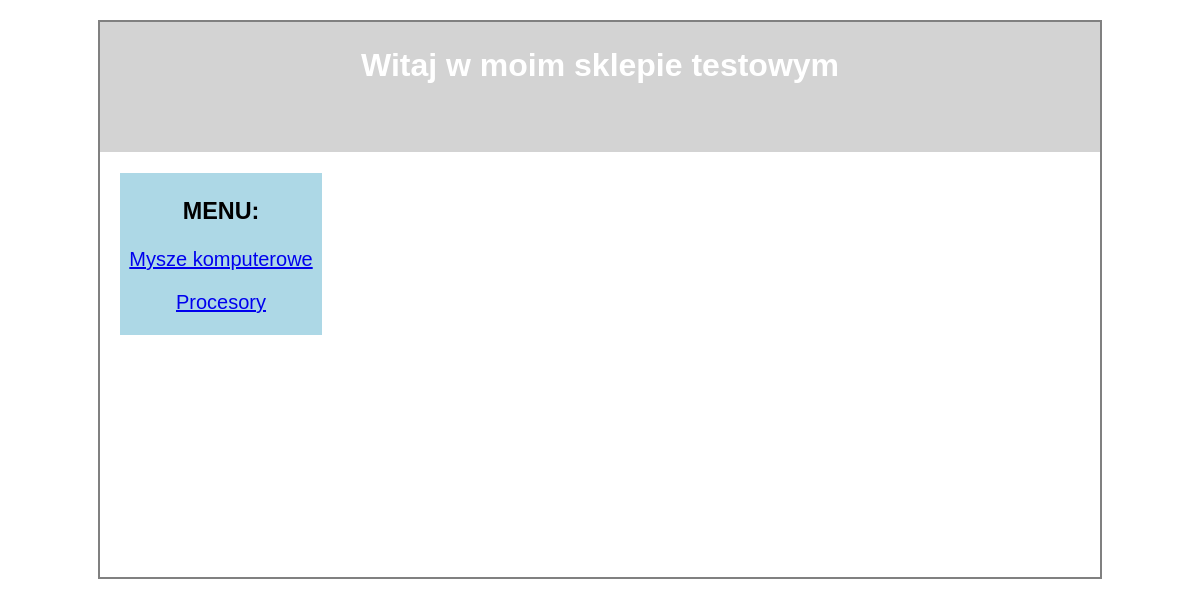
The app's page /kategoria/1/, older data.
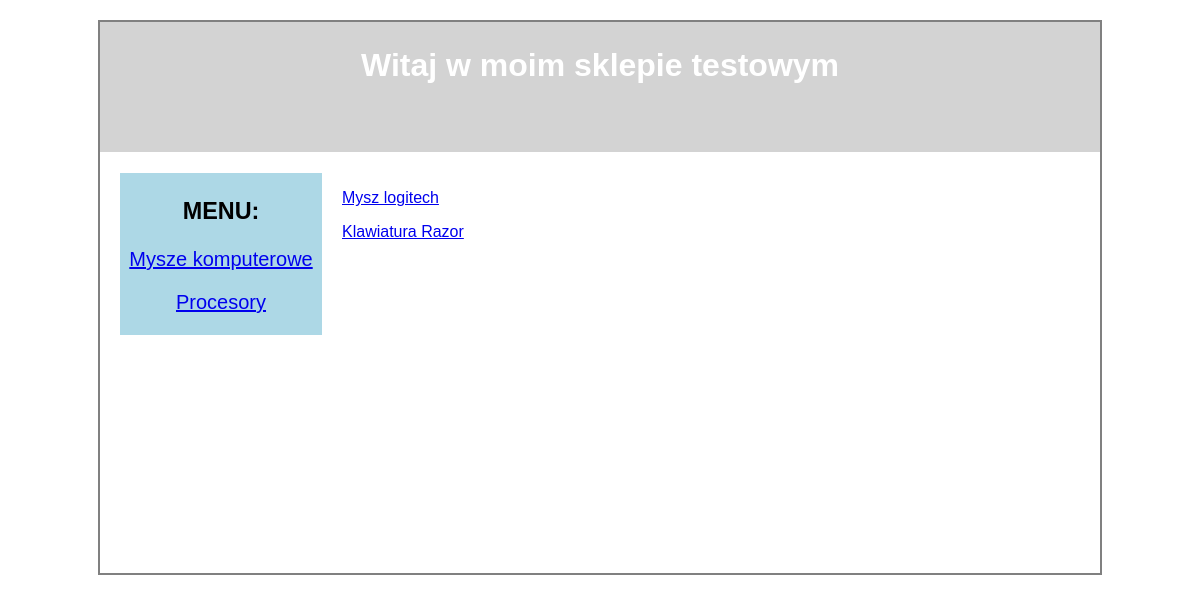
The same page, newer data.
### Produkty/models.py (models this page shows, shortened)
class Kategoria(models.Model):
    nazwa = models.CharField(max_length=60)
    class Meta:
        verbose_name = "Kategoria"
        verbose_name_plural = "Kategorie"

class Produkty(models.Model):
    producent = models.ForeignKey(Producent, on_delete=models.CASCADE,null=True)
    kategoria = models.ForeignKey(Kategoria,null=True,blank=True,on_delete=models.CASCADE)
    nazwa = models.CharField(max_length=100)
    opis = models.TextField(blank=True)
    cena = models.DecimalField(max_digits=12,decimal_places=2)
    class Meta:
        verbose_name = "Produkt"
        verbose_name_plural = "Produkty"

### Produkty/views.py (the view)
# urls.py: path('kategoria/<id>/', kategoria, name='kategoria'),
def kategoria(request, id):
    kategoria_user = Kategoria.objects.get(pk=id)
    kategoria_produkt = Produkty.objects.filter(kategoria = kategoria_user)
    kategorie = Kategoria.objects.all()
    dane={"kategoria_user": kategoria_user,
          "kategoria_produkt": kategoria_produkt,
          "kategorie" : kategorie}
    return render(request,'kategoria_produkt.html',dane)

### Produkty/Templates/kategoria_produkt.html (shortened to what this page needs)
{% extends 'szablon.html' %}
    {% block produkt %}
    {% if kategoria_produkt %}
        {% for produkt in kategoria_produkt %}
        <p><a href =  "/produkt/{{ produkt.id }}"> {{ produkt.nazwa }} </a></p>
        {% endfor %}
    {% endif %}
 {% endblock %}

### Produkty/Templates/szablon.html (shortened to what this page needs)
{% load static %}
<!doctype html>
<html lang="pl">
<head>
    <link rel="stylesheet" href="{% static 'css/style.css' %}">
</head>
<body>
<div id = "container">
        <h1 id="header"> Witaj w moim sklepie testowym </h1>
         <div id="sidemenu">
            <h3 id="menu"> MENU: </h3>
            {% for kat in kategorie %}
            <p id="kategorie"><a href = "/kategoria/{{ kat.id }}"> {{ kat.nazwa }} </a></p>
            {% endfor  %}
        </div>
        <div id = "main">
            {% block produkt %}     {% endblock produkt %}
        </div>
    </div>
</body>
</html>

Row changes from the older to the newer data that the page shows:
now on this page (row edited): Produkty: nazwa "Mysz logitech"
now on this page (row edited): Produkty: nazwa "Klawiatura Razor"
